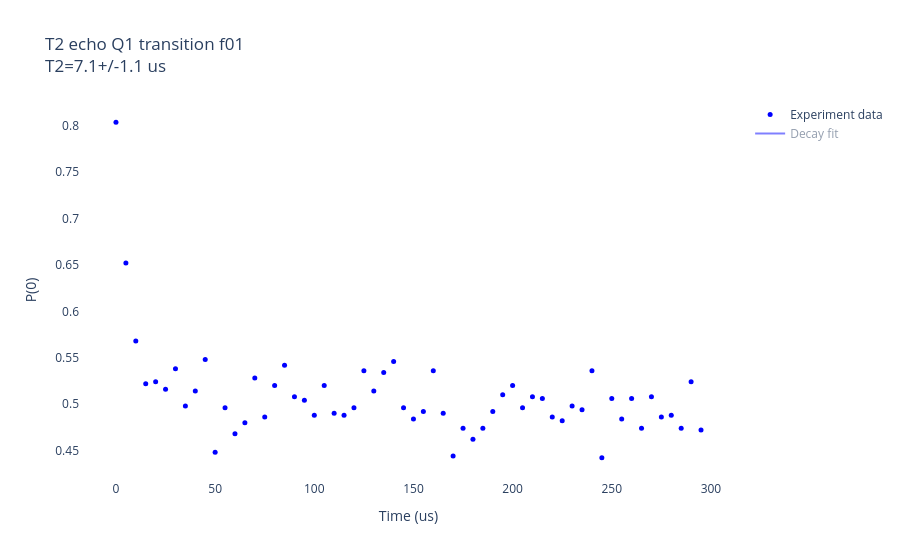

The notebook cell saved with this chart:
### Code cell
SpinEchoMultiLevel(dut,free_evolution_time=300,time_resolution=5)
